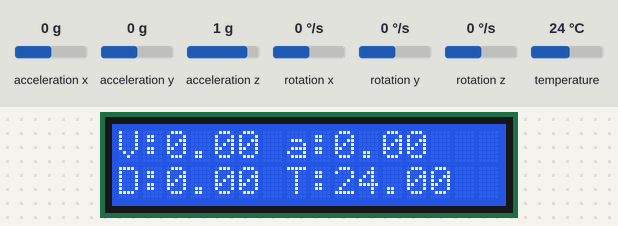
Bench run of a sketch on a simulated Arduino Uno, built with avr-gcc and run on an emulated ATmega328P. Parts: 16×2 character LCD. Inputs (shaded band) come from the test bench; at power-on: acceleration x 0 g, temperature 24 °C, acceleration y 0 g, acceleration z 1 g, rotation x 0 °/s, rotation y 0 °/s, rotation z 0 °/s. What the sketch prints to the serial monitor is not drawn.

Above: at 3.6 s.
3.7 s: acceleration x set to -1.4 g
At 4.7 s:
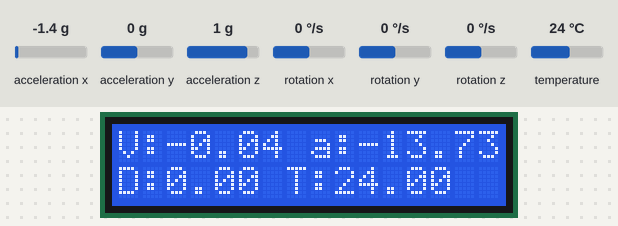
5.6 s: acceleration x set to 0 g
At 6.6 s:
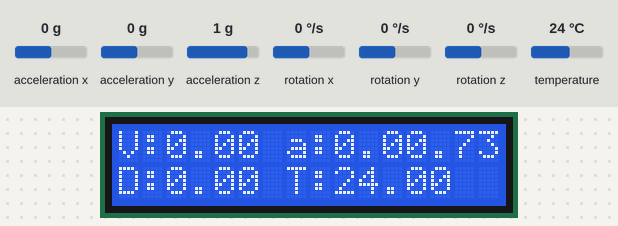
7.3 s: temperature set to 12 °C
At 8.7 s:
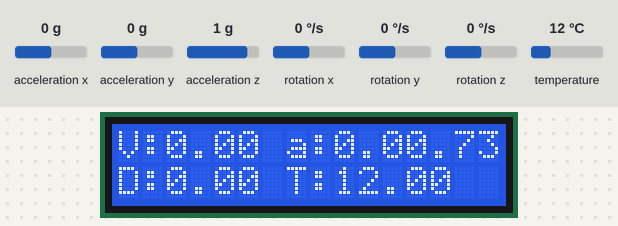
9.0 s: acceleration x set to -0.8 g
At 10.0 s:
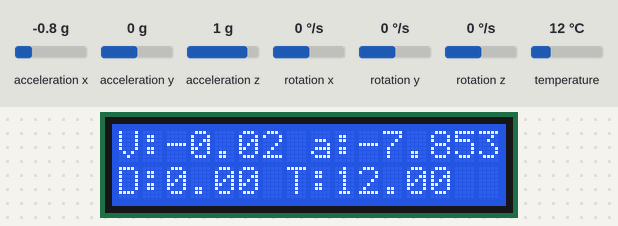
11.0 s: temperature set to 19 °C
At 12.7 s:
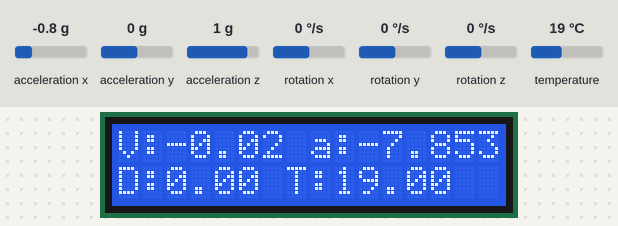
Timing chart, 0 to 14.0 s (numbered marks = the images above; inputs shaded):
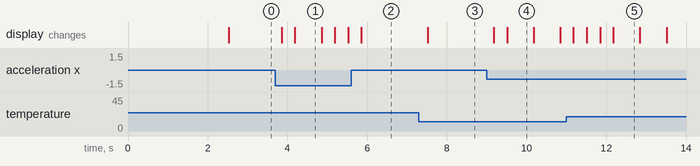

Measured:
- after the input at 3.7 s, the display: first changes after 0.15 s (image 1 shows a later state)
- after the input at 5.6 s, the display: changes after 0.26 s (image 2)
- after the input at 7.3 s, the display: changes after 0.22 s (image 3)
- after the input at 9.0 s, the display: first changes after 0.18 s (image 4 shows a later state)
- what the display in image 1 shows lasts 0.7 s, from 4.2 s to 4.9 s

The sketch:

t_Calculator_Bicicleta_SMP_332AB_Necula_Mihai_Giurgea_George.ino
```cpp
// Necula Mihai
// Giurgea George
//332AB

#include <Adafruit_MPU6050.h>
#include <Adafruit_Sensor.h>
#include <Wire.h>
#include <LiquidCrystal_I2C.h>
LiquidCrystal_I2C lcd(0x27, 16, 2);

Adafruit_MPU6050 mpu;
long t,t1;
double delta,distanta=0,viteza;
double err;
int N=1000;
float v;
double val;
void setup(void) {
  Serial.begin(115200);
  while (!Serial)
    delay(10);

  Serial.println("Adafruit MPU6050 test!");

  // Try to initialize!
  if (!mpu.begin()) {
    Serial.println("Failed to find MPU6050 chip");
    while (1) {
      delay(10);
    }
    ;
  }
  Serial.println("MPU6050 Found!");

  mpu.setAccelerometerRange(MPU6050_RANGE_8_G);
  Serial.print("Accelerometer range set to: ");
  switch (mpu.getAccelerometerRange()) {
  case MPU6050_RANGE_2_G:
    Serial.println("+-2G");
    break;
  case MPU6050_RANGE_4_G:
    Serial.println("+-4G");
    break;
  case MPU6050_RANGE_8_G:
    Serial.println("+-8G");
    break;
  case MPU6050_RANGE_16_G:
    Serial.println("+-16G");
    break;
  }
  mpu.setGyroRange(MPU6050_RANGE_500_DEG);
  Serial.print("Gyro range set to: ");
  switch (mpu.getGyroRange()) {
  case MPU6050_RANGE_250_DEG:
    Serial.println("+- 250 deg/s");
    break;
  case MPU6050_RANGE_500_DEG:
    Serial.println("+- 500 deg/s");
    break;
  case MPU6050_RANGE_1000_DEG:
    Serial.println("+- 1000 deg/s");
    break;
  case MPU6050_RANGE_2000_DEG:
    Serial.println("+- 2000 deg/s");
    break;
  }

  mpu.setFilterBandwidth(MPU6050_BAND_21_HZ);
  Serial.print("Filter bandwidth set to: ");
  switch (mpu.getFilterBandwidth()) {
  case MPU6050_BAND_260_HZ:
    Serial.println("260 Hz");
    break;
  case MPU6050_BAND_184_HZ:
    Serial.println("184 Hz");
    break;
  case MPU6050_BAND_94_HZ:
    Serial.println("94 Hz");
    break;
  case MPU6050_BAND_44_HZ:
    Serial.println("44 Hz");
    break;
  case MPU6050_BAND_21_HZ:
    Serial.println("21 Hz");
    break;
  case MPU6050_BAND_10_HZ:
    Serial.println("10 Hz");
    break;
  case MPU6050_BAND_5_HZ:
    Serial.println("5 Hz");
    break;
  }

  Serial.println("");
  delay(100);
  double acc;
  for(int i=0;i<N;i++)
  {
    sensors_event_t a, g, temp;
    mpu.getEvent(&a, &g, &temp);
    acc+=a.acceleration.x;

    }

  err=acc/N;
  lcd.init();
  lcd.clear();
  lcd.backlight();
}

void loop() {


  t=millis();

  sensors_event_t a, g, temp;
  mpu.getEvent(&a, &g, &temp);


  Serial.print("Acceleration X: ");
  Serial.print(a.acceleration.x-err);
  val=a.acceleration.x-err;
  Serial.println(" m/s^2");

  Serial.print("Temperature: ");
  Serial.print(temp.temperature);
  Serial.println(" degC");


  Serial.println("");
  t1=millis();
  delta=t1-t;

  viteza=delta*val;

  distanta+=viteza*delta;
  v=double(viteza/1000);
  if(viteza<0) viteza=0;
  if(distanta<0) distanta=0;
  Serial.print(distanta);

  lcd.setCursor(0, 0);
  lcd.print("V:");
  lcd.print(v,2);
  lcd.print(" a:");
  lcd.print(val,2);

  lcd.setCursor(0,1 );
  lcd.print("D:");
  lcd.print(distanta/1000);
  lcd.print(" T:");
  lcd.print(temp.temperature);

  /*Serial.println();
  Serial.print("viteza ");
  Serial.print(viteza/1000);
  Serial.print("m/s");
  Serial.println();

  Serial.print("distanta :");
  Serial.print(distanta/1000);
  Serial.print("m");
  Serial.println();*/


  delay(300);
}
```
